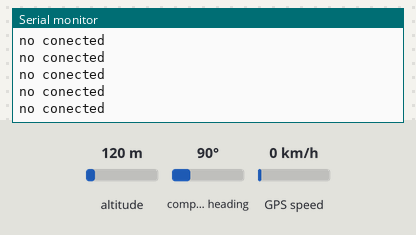
A sketch run on a simulated Arduino Uno, built for the host (arithmetic inside an expression is 32-bit, double 64-bit). Parts: the last lines printed to the serial monitor. The test bench sets the inputs (shaded band); at power-on: GPS speed 0 km/h, altitude 120 m, compass heading 90°. The GPS gets a fix after 3 s at 37.7749, -122.4194 with 8 satellites.

Above: at 10.0 s.
10.1 s: GPS speed set to 8 km/h
At 10.31 s:
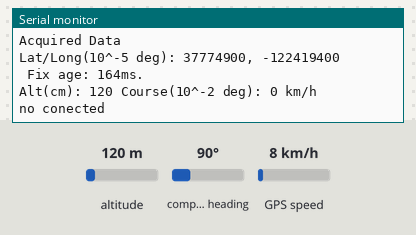
14.2 s: GPS speed set to 11 km/h
At 14.32 s:
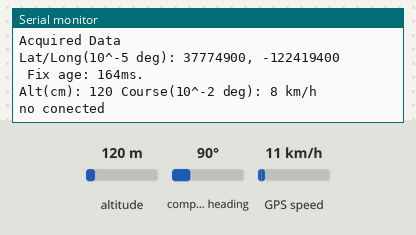
Timing chart, 0 to 16.7 s (numbered marks = the images above; inputs shaded):
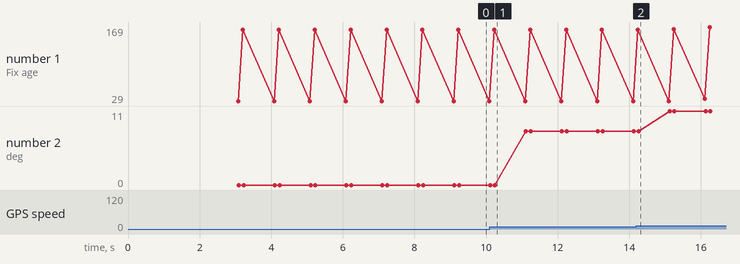

Measured:
- plotted number 1: 29 → 169 after the input at 14.2 s
- plotted number 2: 0 → 8 after the input at 10.1 s, 8 → 11 after the input at 14.2 s

The sketch:

GPS.ino
```cpp
#include <TinyGPS.h>
#include <SoftwareSerial.h>
long lat, lon;
float flat, flon;
float degree, degree_d = 0 ;
int s;
unsigned long age;
TinyGPS gps;
SoftwareSerial mySerial(3, 4);
void gpsdump(TinyGPS &gps)
{
  gps.get_position(&lat, &lon, &age);
  gps.f_get_position(&flat, &flon, &age);

  Serial.print("Lat/Long(10^-5 deg): "); Serial.print(lat); Serial.print(", "); Serial.print(lon);Serial.println();
  //gps.f_get_position(&flat, &flon, &age); //printFloat(flat,5); Serial.print(", "); printFloat(flon,5);
  Serial.print(" Fix age: "); Serial.print(age); Serial.println("ms.");
  Serial.print("Alt(cm): "); Serial.print(gps.altitude() / 100); Serial.print(" Course(10^-2 deg): ");
  s = gps.f_speed_kmph();
  Serial.print(s); Serial.println(" km/h");

}


int getLocation() {
  bool newdata = false;
  unsigned long start = millis();
  // Every 5 seconds we print an update
  while (millis() - start < 10)
  {
    if (mySerial.available())
    {
      char c = mySerial.read();

      if (gps.encode(c))
      {
        newdata = true;
        break;  // uncomment to print new data immediately!
      }
    }
  }


  if (newdata) {
    Serial.println("Acquired Data");

    gpsdump(gps);

    Serial.println();
    return 1;
  } else {
    Serial.println("no conected");
    return 0;
  }
}

void setup() {
  // put your setup code here, to run once:
 Serial.begin(9600);   // monito
 mySerial.begin(9600); // begin GPS
}

void loop() {
  // put your main code here, to run repeatedly:
getLocation();
}
```
